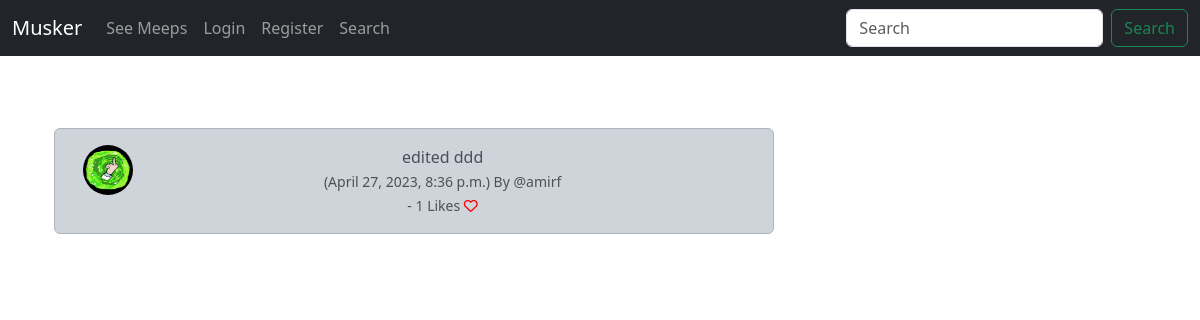
The page /meep_show/15 on the database as committed earlier.
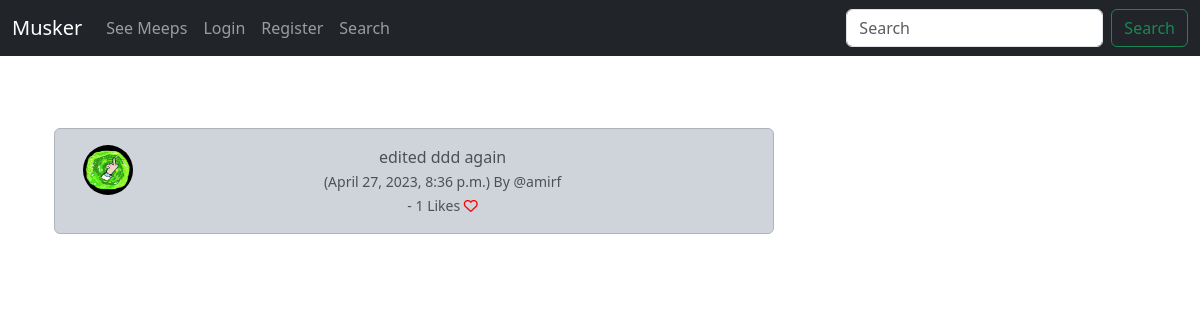
The same page on the database as committed later.
### musker/models.py (models this page shows, shortened)
class Meep(models.Model):
    user = models.ForeignKey(
        User,
        related_name= "meeps",
        on_delete= models.DO_NOTHING,
    )
    body = models.CharField(max_length=200)
    created_at = models.DateTimeField(auto_now_add=True)
    likes = models.ManyToManyField(User, related_name="meep_like", blank=True)
    def number_of_likes(self):
        return self.likes.count()

class Profile(models.Model):
    user = models.OneToOneField(User, on_delete=models.CASCADE)
    follows = models.ManyToManyField(
    "self",
    related_name = "followed_by",
    symmetrical = False,
    blank = True)
    date_modified = models.DateTimeField(User,auto_now=True)
    profile_image = models.ImageField(null=True, blank=True, upload_to="images/")
    profile_bio = models.CharField(null=True, blank=True, max_length=500)
    homepage_link = models.CharField(null=True, blank=True, max_length=100)
    facebook_link = models.CharField(null=True, blank=True, max_length=100)
    instagram_link = models.CharField(null=True, blank=True, max_length=100)
    linkedin_link = models.CharField(null=True, blank=True, max_length=100)

### musker/views.py (the view)
# urls.py: path('meep_show/<int:pk>', views.meep_show, name='meep_show'),
def meep_show(request, pk):
    meep = get_object_or_404(Meep, id=pk)
    if meep:
        return render(request, 'show_meep.html', {'meep':meep})
    else:
        messages.success(request,("That Meep does not exists!"))
        return redirect('home')

### musker/templates/show_meep.html (shortened to what this page needs)
{% extends 'base.html' %}
{% load static %}
{% block content %}
	<div class="container text-center">
		<div class="row">
			<div class="col-8">
<br/>
		<div class="alert alert-dark" role="alert">
<div class="container">
	<div class="row">
		<div class="col-1">
		  {% if meep.user.profile.profile_image %}
				<img src="{{ meep.user.profile.profile_image.url }}" width=50 height=50 class="rounded-circle" alt="{{ profile.user.username }}">
				{% else %}
				<img src="{% static 'images/profile_pic.png' %}" width=50 height=50 class="rounded-circle" alt="{{ profile.user.username }}">
				{% endif %}
		</div>
		<div class="col-11">
		  {{ meep.body }}<br/>
		  	<small class="text-muted">
		  		({{ meep.created_at}}) By
		  		@{{ meep.user.username }}
				<br>
				- {{meep.number_of_likes}} Likes
				{% if user in meep.likes.all %}
				<a href="{% url 'meep_like' meep.id %}"><i class="fa-solid fa-heart" style="color:red"></i></a>
				{% else %}
				<a href="{% url 'meep_like' meep.id %}"><i class="fa fa-heart-o" style="color:red"></i></a>
				{% endif %}
			</small>
		</div><br/><br/>
			</div>
		</div>
	</div>
</div>
<div class="col-4">
				<br/><br/><br/>
</div>
{% endblock %}

Rows that differ between the two databases and show on the page:
changed Meep "amirf": body "edited ddd" → "edited ddd again"
